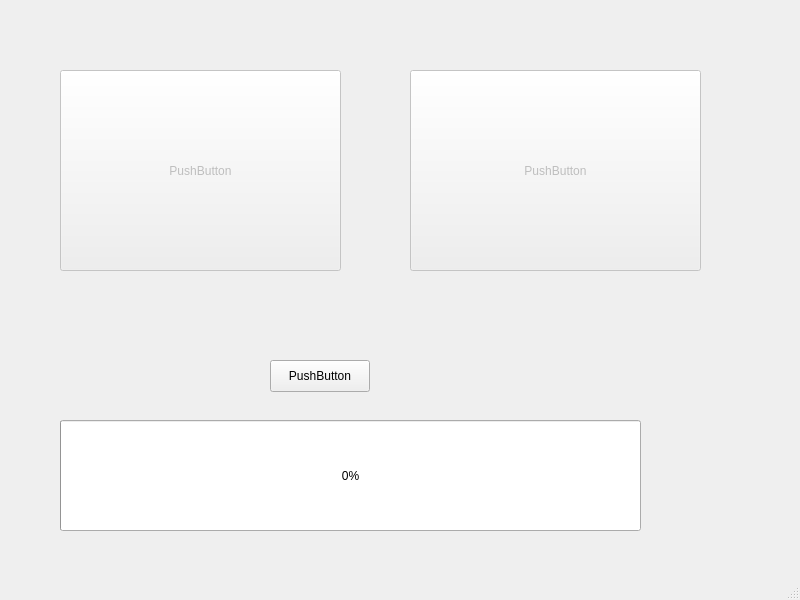
<?xml version="1.0" encoding="UTF-8"?>
<ui version="4.0">
 <class>MainWindow</class>
 <widget class="QMainWindow" name="MainWindow">
  <property name="geometry">
   <rect>
    <x>0</x>
    <y>0</y>
    <width>800</width>
    <height>600</height>
   </rect>
  </property>
  <property name="windowTitle">
   <string>MainWindow</string>
  </property>
  <widget class="QWidget" name="centralwidget">
   <widget class="QPushButton" name="startButton">
    <property name="geometry">
     <rect>
      <x>270</x>
      <y>360</y>
      <width>100</width>
      <height>32</height>
     </rect>
    </property>
    <property name="text">
     <string>PushButton</string>
    </property>
   </widget>
   <widget class="QPushButton" name="redButton">
    <property name="enabled">
     <bool>false</bool>
    </property>
    <property name="geometry">
     <rect>
      <x>60</x>
      <y>70</y>
      <width>281</width>
      <height>201</height>
     </rect>
    </property>
    <property name="text">
     <string>PushButton</string>
    </property>
   </widget>
   <widget class="QPushButton" name="blueButton">
    <property name="enabled">
     <bool>false</bool>
    </property>
    <property name="geometry">
     <rect>
      <x>410</x>
      <y>70</y>
      <width>291</width>
      <height>201</height>
     </rect>
    </property>
    <property name="text">
     <string>PushButton</string>
    </property>
   </widget>
   <widget class="QProgressBar" name="progressBar">
    <property name="geometry">
     <rect>
      <x>60</x>
      <y>420</y>
      <width>581</width>
      <height>111</height>
     </rect>
    </property>
    <property name="value">
     <number>0</number>
    </property>
   </widget>
  </widget>
  <widget class="QMenuBar" name="menubar">
   <property name="geometry">
    <rect>
     <x>0</x>
     <y>0</y>
     <width>800</width>
     <height>37</height>
    </rect>
   </property>
  </widget>
  <widget class="QStatusBar" name="statusbar"/>
 </widget>
 <resources/>
 <connections/>
</ui>
